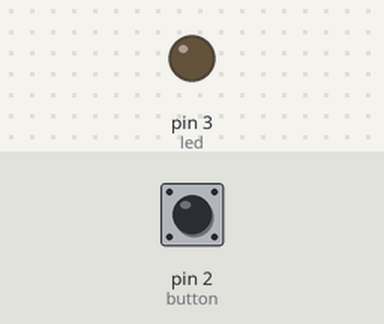
Simulated run of this sketch. Board: Arduino Uno, built with avr-gcc and run on an emulated ATmega328P. Parts: output pins drawn as LEDs (lit = HIGH). The inputs (shaded band) are chosen by the test bench; at power-on: pin 2 (button) LOW.

Above: at 1.2 s.
1.3 s: pin 2 (button) pulled HIGH for 0.15 s
At 1.47 s:
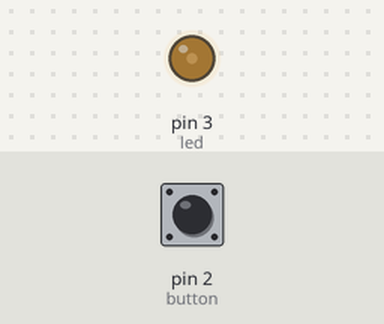
3.0 s: pin 2 (button) pulled HIGH for 3.2 s
At 7.1 s:
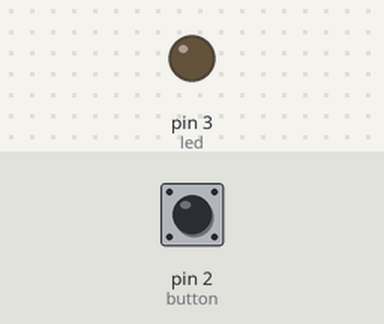
Timing chart, 0 to 8.6 s (numbered marks = the images above; inputs shaded):
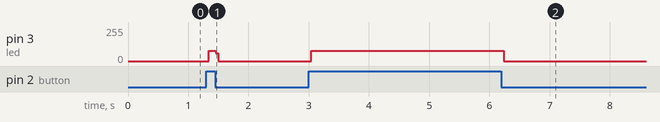

The sketch:

PushButton.ino
```cpp
int button = 2;
int led = 3;

void setup(){
  pinMode(button, INPUT);
  pinMode(led, OUTPUT);
}

void loop() {
  if (digitalRead(button) == HIGH) {
    digitalWrite(led, HIGH);
    // ask php page to tweet
    digitalWrite(led, LOW);
  }
}
```

Measured:
- after the input at 1.3 s, pin 3 (led): 0/255 → 78/255 at once, → 0/255 0.12 s later
- after the input at 3.0 s, pin 3 (led): 0/255 → 78/255 at once, → 0/255 3.2 s later
